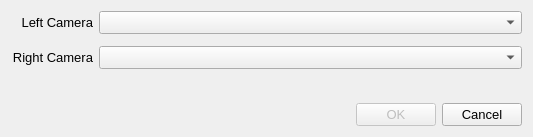
<?xml version="1.0" encoding="UTF-8"?>
<ui version="4.0">
 <class>camSelDlg</class>
 <widget class="QDialog" name="camSelDlg">
  <property name="geometry">
   <rect>
    <x>0</x>
    <y>0</y>
    <width>533</width>
    <height>137</height>
   </rect>
  </property>
  <property name="windowTitle">
   <string>Specify Camera Mouting Positions</string>
  </property>
  <layout class="QVBoxLayout" name="verticalLayout">
   <item>
    <layout class="QFormLayout" name="formLayout">
     <property name="labelAlignment">
      <set>Qt::AlignRight|Qt::AlignTrailing|Qt::AlignVCenter</set>
     </property>
     <property name="formAlignment">
      <set>Qt::AlignLeading|Qt::AlignLeft|Qt::AlignTop</set>
     </property>
     <property name="verticalSpacing">
      <number>12</number>
     </property>
     <item row="0" column="0">
      <widget class="QLabel" name="label">
       <property name="font">
        <font>
         <pointsize>10</pointsize>
        </font>
       </property>
       <property name="text">
        <string>Left Camera</string>
       </property>
       <property name="alignment">
        <set>Qt::AlignRight|Qt::AlignTrailing|Qt::AlignVCenter</set>
       </property>
      </widget>
     </item>
     <item row="0" column="1">
      <widget class="QComboBox" name="leftBox">
       <property name="font">
        <font>
         <pointsize>10</pointsize>
        </font>
       </property>
      </widget>
     </item>
     <item row="1" column="0">
      <widget class="QLabel" name="label_2">
       <property name="font">
        <font>
         <pointsize>10</pointsize>
        </font>
       </property>
       <property name="text">
        <string>Right Camera</string>
       </property>
       <property name="alignment">
        <set>Qt::AlignRight|Qt::AlignTrailing|Qt::AlignVCenter</set>
       </property>
      </widget>
     </item>
     <item row="1" column="1">
      <widget class="QComboBox" name="rightBox">
       <property name="font">
        <font>
         <pointsize>10</pointsize>
        </font>
       </property>
      </widget>
     </item>
    </layout>
   </item>
   <item>
    <spacer name="verticalSpacer">
     <property name="orientation">
      <enum>Qt::Vertical</enum>
     </property>
     <property name="sizeHint" stdset="0">
      <size>
       <width>20</width>
       <height>40</height>
      </size>
     </property>
    </spacer>
   </item>
   <item>
    <layout class="QHBoxLayout" name="horizontalLayout">
     <item>
      <spacer name="horizontalSpacer">
       <property name="orientation">
        <enum>Qt::Horizontal</enum>
       </property>
       <property name="sizeHint" stdset="0">
        <size>
         <width>40</width>
         <height>20</height>
        </size>
       </property>
      </spacer>
     </item>
     <item>
      <widget class="QPushButton" name="pbOK">
       <property name="enabled">
        <bool>false</bool>
       </property>
       <property name="font">
        <font>
         <pointsize>10</pointsize>
        </font>
       </property>
       <property name="text">
        <string>OK</string>
       </property>
      </widget>
     </item>
     <item>
      <widget class="QPushButton" name="pbCancel">
       <property name="font">
        <font>
         <pointsize>10</pointsize>
        </font>
       </property>
       <property name="text">
        <string>Cancel</string>
       </property>
      </widget>
     </item>
    </layout>
   </item>
  </layout>
 </widget>
 <resources/>
 <connections/>
</ui>
